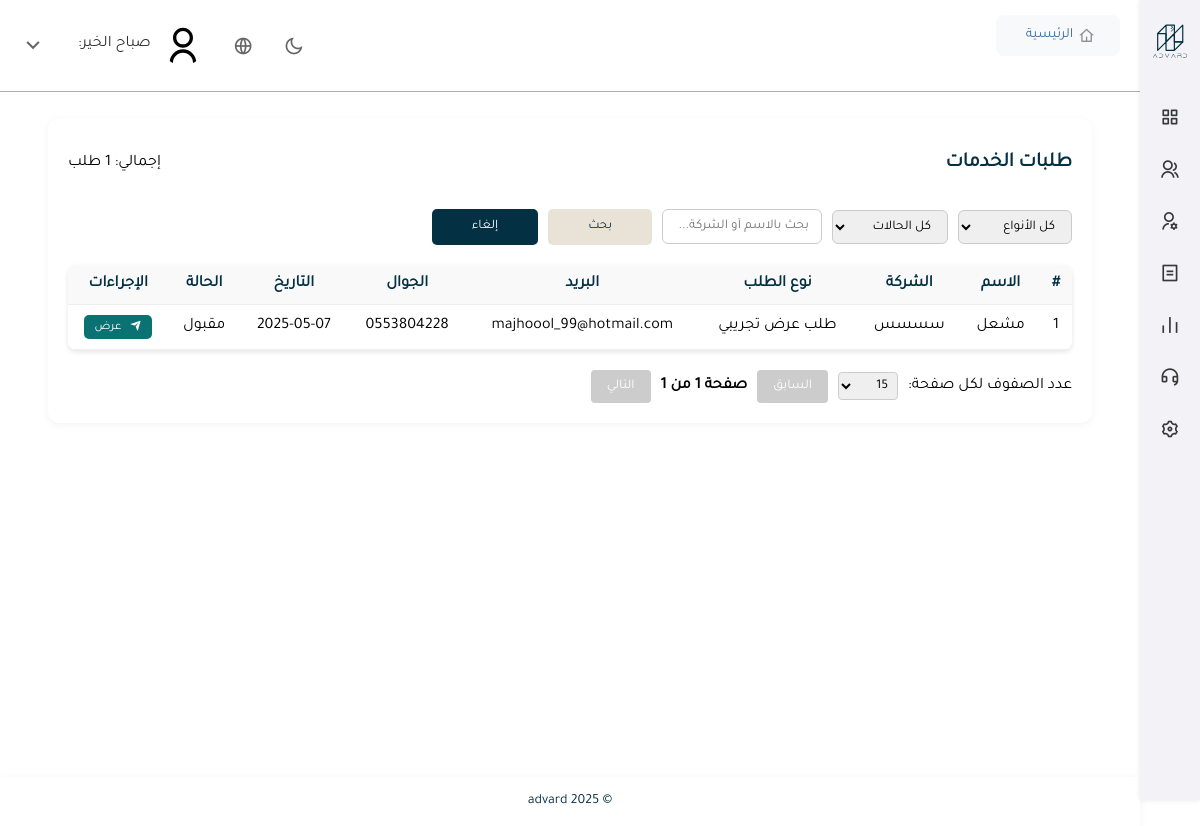
The page /admin-panel/service-requests/ on the database its author committed.
### backend/requests/models.py (models this page shows, shortened)
class InquiryRequest(models.Model):
    REQUEST_TYPES = [
        ('trial', 'طلب عرض تجريبي'),
        ('pricing', 'طلب عرض سعر'),
    ]
    STATUS_CHOICES = [
        ('pending', 'قيد المراجعة'),
        ('approved', 'مقبول'),
        ('rejected', 'مرفوض'),
    ]
    full_name = models.CharField(max_length=100, verbose_name="الاسم الكامل")
    company_name = models.CharField(max_length=100, verbose_name="اسم الشركة")
    job_title = models.CharField(max_length=100, verbose_name="المسمى الوظيفي")
    employees_count = models.PositiveIntegerField(verbose_name="عدد الموظفين")
    email = models.EmailField(verbose_name="البريد الإلكتروني")
    phone = models.CharField(max_length=20, verbose_name="رقم الجوال")
    request_type = models.CharField(max_length=10, choices=REQUEST_TYPES, verbose_name="نوع الطلب")
    status = models.CharField(max_length=20, choices=STATUS_CHOICES, default='pending', verbose_name="الحالة")
    submitted_at = models.DateTimeField(auto_now_add=True, verbose_name="تاريخ الإرسال")
    rejection_note = models.TextField(null=True, blank=True, verbose_name="سبب الرفض")
    quote_link = models.URLField(null=True, blank=True, verbose_name="رابط عرض السعر")
    class Meta:
        verbose_name = "طلب اشتراك"
        verbose_name_plural = "الطلبات"

### backend/admin_panel/views.py (the view)
# urls.py: path('service-requests/', views.service_requests_view, name='service_requests'),
def service_requests_view(request):
    requests = InquiryRequest.objects.all()
    request_type = request.GET.get('type')
    if request_type:
        requests = requests.filter(request_type=request_type)
    status = request.GET.get('status')
    if status:
        requests = requests.filter(status=status)
    query = request.GET.get('q')
    if query:
        requests = requests.filter(full_name__icontains=query) | requests.filter(company_name__icontains=query)
    return render(request, "admin_panel/service_requests.html", {"requests": requests})

### backend/accounts/context_processors.py (called while the page is built)
def user_avatar(request):
    default_avatar = '/static/images/default_avatar.svg'
    if request.user.is_authenticated:
        avatar = getattr(request.user, 'avatar', None)
        if avatar:
            avatar_path = os.path.join(settings.MEDIA_ROOT, avatar.name)
            if os.path.exists(avatar_path):
                return {'user_avatar': avatar.url}
    return {'user_avatar': default_avatar}

### backend/admin_panel/templates/admin_panel/service_requests.html (shortened to what this page needs)
{% extends 'admin_panel/panel_base.html' %}
{% load static %}
{% block content %}
<div class="page-container">
    <div class="page-header">
        <h1>طلبات الخدمات</h1>
        <span class="badge">إجمالي: {{ requests|length }} طلب</span>
    </div>
    <form method="GET" class="filters">
        <select name="type">
            <option value="">كل الأنواع</option>
        </select>
        <select name="status">
            <option value="">كل الحالات</option>
        </select>
        <input type="text" name="q" placeholder="بحث بالاسم أو الشركة..." value="{{ request.GET.q }}">
        <button type="submit" class="btn">بحث</button>
        <a href="{% url 'admin_panel:service_requests' %}" class="btn btn-reset">إلغاء</a>
    </form>
    <table class="data-table">
        <thead>
            <tr>
                <th>#</th>
                <th>الاسم</th>
                <th>الشركة</th>
                <th>نوع الطلب</th>
                <th>البريد</th>
                <th>الجوال</th>
                <th>التاريخ</th>
                <th>الحالة</th>
                <th>الإجراءات</th>
            </tr>
        </thead>
        <tbody>
            {% for req in requests %}
                <tr>
                    <td>{{ forloop.counter }}</td>
                    <td>{{ req.full_name }}</td>
                    <td>{{ req.company_name }}</td>
                    <td>{{ req.get_request_type_display }}</td>
                    <td>{{ req.email }}</td>
                    <td>{{ req.phone }}</td>
                    <td>{{ req.submitted_at|date:"Y-m-d" }}</td>
                    <td>
                        <span class="{% if req.status == 'approved' %}status-approved
                                      {% elif req.status == 'rejected' %}status-rejected
                                      {% else %}status-pending{% endif %}">
                            {{ req.get_status_display }}
                        </span>
                    </td>
                    <td class="actions">
                        <a href="{% url 'admin_panel:view_request_detail' req.id %}" class="btn-view-details">
                            <i class="ri-send-plane-fill"></i> عرض
                        </a>
                    </td>
                </tr>
            {% empty %}
                <tr>
                    <td colspan="9">لا توجد طلبات حالياً</td>
                </tr>
            {% endfor %}
        </tbody>
    </table>
    <div class="pagination">
        <label for="rowsPerPage">عدد الصفوف لكل صفحة:</label>
        <select id="rowsPerPage">
            <option value="15" selected>15</option>
        </select>
        <button id="prevPage" disabled>السابق</button>
        <span id="pageInfo"></span>
        <button id="nextPage">التالي</button>
    </div>
</div>
{% endblock %}

### backend/static/css/shared.css (style rules this page uses)
body { overflow-y: auto; overflow-x: hidden; }
body { font-family: 'Tajawal', sans-serif; }
.page-container { background-color: #fff; padding: 20px; border-radius: 12px; box-shadow: 0 2px 8px rgba(0, 0, 0, 0.05); direction: rtl; width: 100%; margin: 20px 0 40px 0; position: relative; box-sizing: border-box; }

### backend/static/css/panel_style.css (style rules this page uses)
.pagination { margin-top: 20px; display: flex; align-items: center; gap: 10px; justify-content: flex-start; width: 100%; }
.pagination select { padding: 5px; border-radius: 4px; border: 1px solid #ccc; font-family: 'Tajawal', sans-serif; }
.pagination button { padding: 8px 16px; border: none; background-color: #67917D; color: white; border-radius: 4px; cursor: pointer; font-family: 'Tajawal', sans-serif; }
.pagination button:disabled { background-color: #ccc; cursor: not-allowed; font-family: 'Tajawal', sans-serif; }
.pagination span { font-weight: bold; }
.data-table { width: 100%; border-collapse: collapse; margin-top: 20px; background: #fff; box-shadow: 0 2px 5px rgba(0, 0, 0, 0.1); border-radius: 8px; overflow: hidden; }
.data-table th, .data-table td { padding: 10px; text-align: center; border-bottom: 1px solid #eee; }
.data-table th { background-color: #f9f9f9; color: #033043; font-weight: bold; }

### backend/admin_panel/templates/admin_panel/service_requests.html (style rules this page uses)
.page-container { padding: 20px; }
.page-header { display: flex; justify-content: space-between; align-items: center; margin-bottom: 20px; }
.page-header h1 { font-size: 20px; color: #033043; }
.filters { display: flex; gap: 10px; margin-bottom: 15px; justify-content: right; align-items: center; font-family: 'Tajawal'; }
.filters select, .filters input { padding: 8px 12px; border: 1px solid #ccc; border-radius: 6px; font-family: var(--font-family); }
.btn { background-color: #E9E3D7; color: #033043; border: none; border-radius: 5px; cursor: pointer; font-family: 'Tajawal'; padding: 10px 40px; transition: background-color 0.3s ease; font-size: 13px; }
.btn-reset { background-color: #033043; color: #ffffff; text-decoration: none; border-radius: 5px; padding: 10px 40px; display: inline-block; transition: background-color 0.3s ease; font-size: 13px; }
.btn-view-details { display: inline-flex; align-items: center; gap: 8px; padding: 5px 10px; background-color: #0A7273; color: #fff; text-decoration: none; border-radius: 5px; font-family: 'Tajawal', sans-serif; font-size: 12px; transition: background-color 0.3s ease; }
.btn-view-details i.ri-send-plane-fill { font-size: 12px; transition: transform 0.3s ease; }

### rows shown on the page
InquiryRequest: full_name "مشعل", company_name "سسسس", request_type "طلب عرض تجريبي", email "majhoool_99@hotmail.com", phone "0553804228", submitted_at "2025-05-07", status "مقبول"
